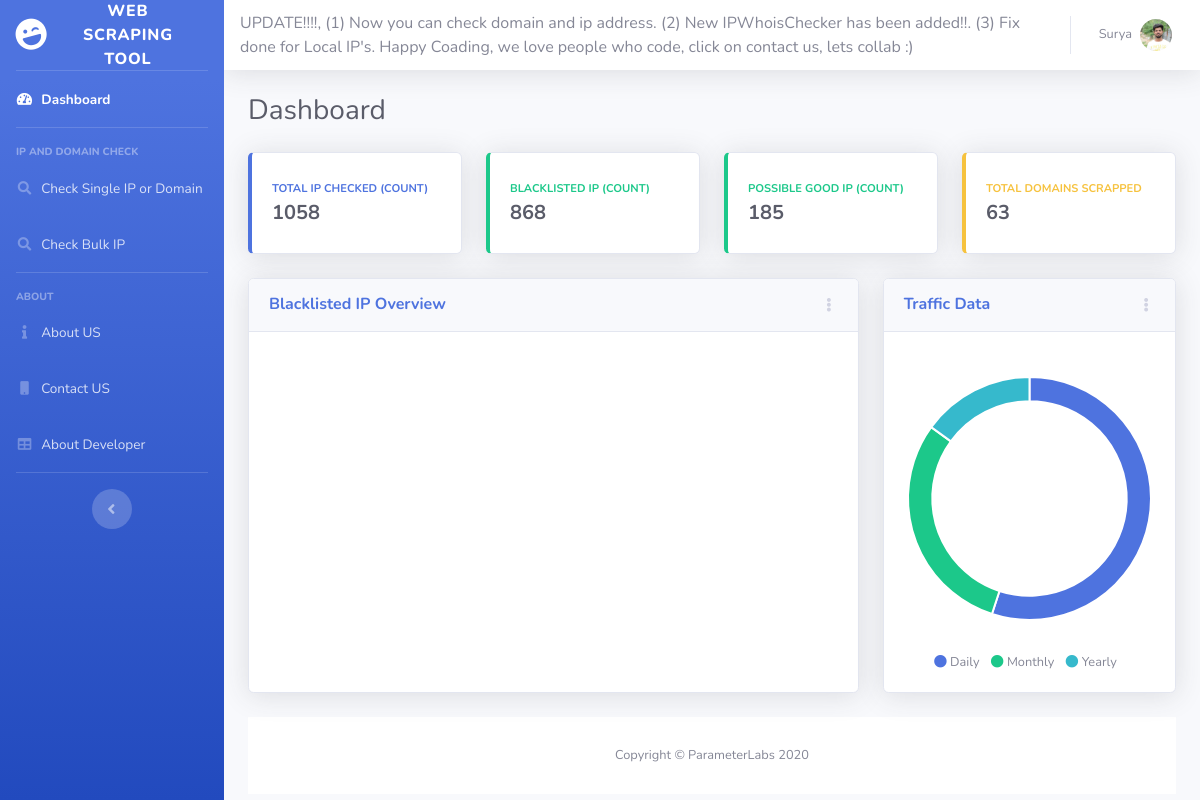
Before: / with the older database file.
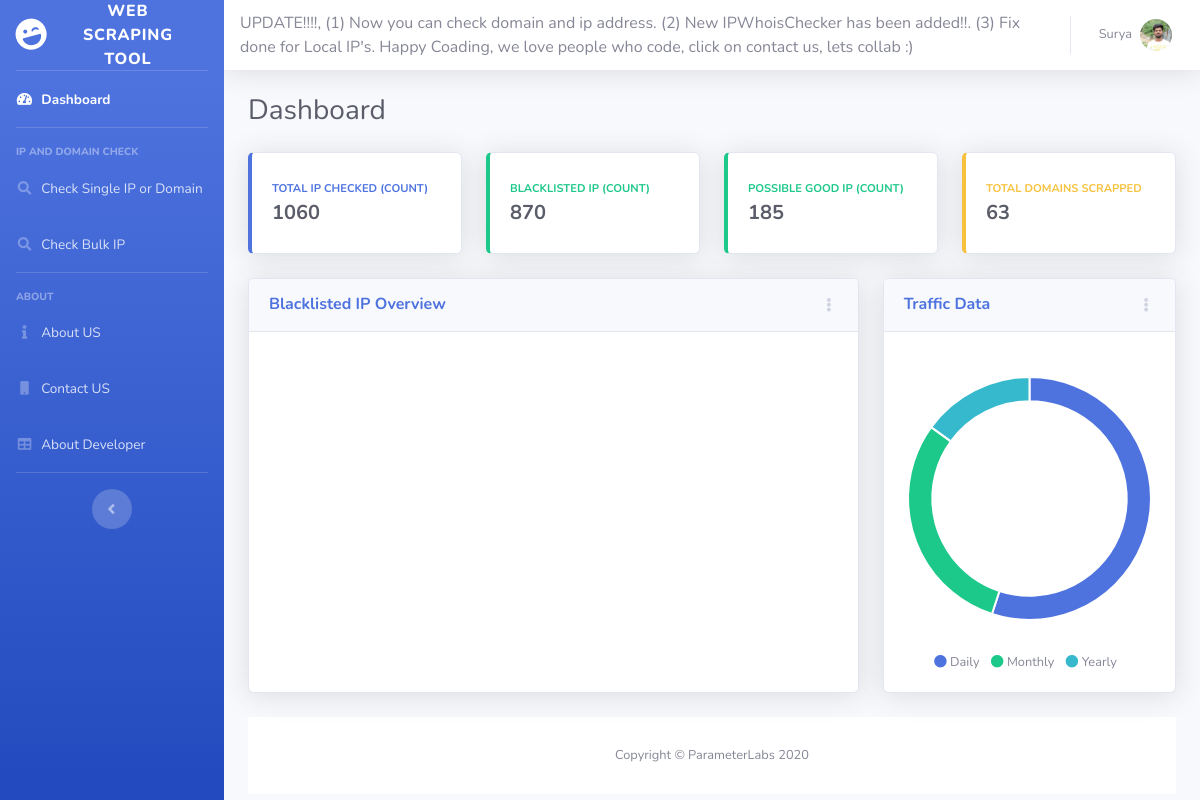
After: the same page with the newer database file.
### mysite/models.py (models this page shows, shortened)
class IPData(models.Model):
  ipcount = models.IntegerField()
  blacklistedip = models.IntegerField()
  goodip = models.IntegerField()
  domaincount = models.IntegerField()

### mysite/views.py (the view)
# urls.py: path('', LoadPage),
def LoadPage(request):
  b = IPData.objects.all()
  a = CountryData.objects.all()
  print(a)
  context = {
    'cdata': a,
    'ipdata': b
  }
  return render(request, 'Main.html', context)

### mysite/models.py (called while the page is built)
  def __str__(self):
       return "{}-{}".format(self.country, self.blklistcount)

### templates/Main.html (shortened to what the changed rows need)
<!DOCTYPE html>
<html lang="en">
{% load static %}
<head>
  <link href="{% static 'vendor/fontawesome-free/css/all.min.css' %}" rel="stylesheet" type="text/css">
  <link href="{% static 'css/sb-admin-2.min.css' %}" rel="stylesheet">
</head>
<body id="page-top">
  <div id="wrapper">
    <div id="content-wrapper" class="d-flex flex-column">
      <div id="content">
{% block content %}
        <div  class="container-fluid">
          <div  class="d-sm-flex align-items-center justify-content-between mb-4">
            <h1 class="h3 mb-0 text-gray-800">Dashboard</h1>
          </div>
          <div class="row">
            <div class="col-xl-3 col-md-6 mb-4">
              <div class="card border-left-primary shadow h-100 py-2">
                <div class="card-body">
                  <div class="row no-gutters align-items-center">
                    <div class="col mr-2">
                      <div class="text-xs font-weight-bold text-primary text-uppercase mb-1">Total IP checked (COUNT)</div>
                      <div class="h5 mb-0 font-weight-bold text-gray-800">{{ipdata.0.ipcount}}</div>
                    </div>
                  </div>
                </div>
              </div>
            </div>
            <div class="col-xl-3 col-md-6 mb-4">
              <div class="card border-left-success shadow h-100 py-2">
                <div class="card-body">
                  <div class="row no-gutters align-items-center">
                    <div class="col mr-2">
                      <div class="text-xs font-weight-bold text-success text-uppercase mb-1">Blacklisted IP (COUNT)</div>
                      <div class="h5 mb-0 font-weight-bold text-gray-800">{{ipdata.0.blacklistedip}}</div>
                    </div>
                  </div>
                </div>
              </div>
            </div>
            <div class="col-xl-3 col-md-6 mb-4">
              <div class="card border-left-success shadow h-100 py-2">
                <div class="card-body">
                  <div class="row no-gutters align-items-center">
                    <div class="col mr-2">
                      <div class="text-xs font-weight-bold text-success text-uppercase mb-1">Possible Good IP (COUNT)</div>
                      <div class="h5 mb-0 font-weight-bold text-gray-800">{{ipdata.0.goodip}}</div>
                    </div>
                  </div>
                </div>
              </div>
            </div>
            <div class="col-xl-3 col-md-6 mb-4">
              <div class="card border-left-warning shadow h-100 py-2">
                <div class="card-body">
                  <div class="row no-gutters align-items-center">
                    <div class="col mr-2">
                      <div class="text-xs font-weight-bold text-warning text-uppercase mb-1">Total Domains Scrapped</div>
                      <div class="h5 mb-0 font-weight-bold text-gray-800">{{ipdata.0.domaincount}}</div>
                    </div>
                  </div>
                </div>
              </div>
            </div>
          </div>
    </div>
  </div>
{% endblock %}
    <script type="text/javascript">
      google.charts.load('current', {
        'packages':['geochart'],
        // Note: you will need to get a mapsApiKey for your project.
        // See: https://developers.google.com/chart/interactive/docs/basic_load_libs#load-settings
        'mapsApiKey': 'AIzaSyAgoGRkyp819o6DAEH2a5uc7pg--29JTLM'
      });
      google.charts.setOnLoadCallback(drawRegionsMap);
      function drawRegionsMap() {
        var data = google.visualization.arrayToDataTable([
          ['Country', 'Popularity'],
          {% for items in cdata %}
          ['{{items.country}}',{{items.blklistcount}}],
          {% endfor%}
        ]);
        var options = {
          colors: ['#FF0000']
        };
        var chart = new google.visualization.GeoChart(document.getElementById('regions_div'));
        chart.draw(data, options);
      }
    </script>
</body>
</html>

Changed rows visible on the page:
changed IPData: ipcount "1058" → "1060"; blacklistedip "868" → "870"
